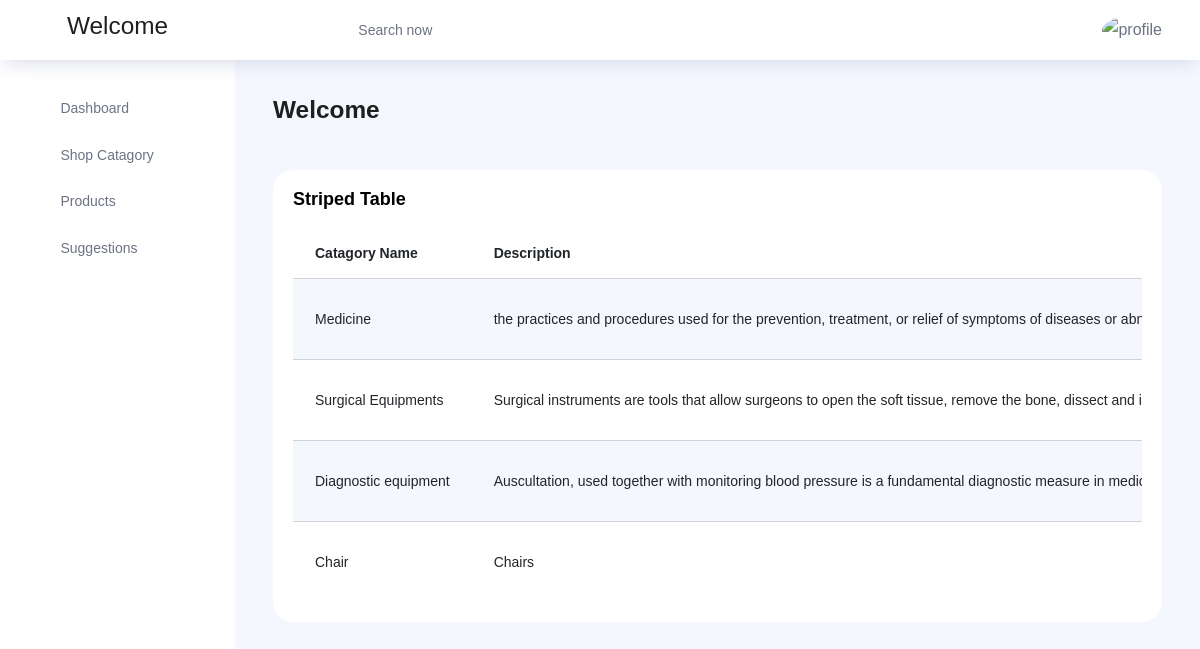
Screenshot of /ShopApp/cat_display/ with the database file from the repository.
### ShopApp/models.py (models this page shows)
class catdb(models.Model):
    name = models.CharField(max_length=50,null=True,blank=True)
    description = models.CharField(max_length=200,null=True,blank=True)
    image = models.ImageField(upload_to="profile",null=True,blank=True)

### ShopApp/views.py (the view)
# urls.py: path('cat_display/',views.cat_display,name="cat_display"),
def cat_display(request):
    data = catdb.objects.all()
    return  render(request,"CatDisplay.html",{'data':data})

### ShopApp/templates/CatDisplay.html (shortened to what this page needs)
<!DOCTYPE html>
{% extends 'index.html' %}
{% block content %}
<html lang="en">
<head>
</head>
<body>
<div class="card">
                <div class="card-body">
                  <h4 class="card-title">Striped Table</h4>
                  <div class="table-responsive">
                    <table class="table table-striped">
                      <thead>
                        <tr>
                          <th>
                           Catagory Name
                          </th>
                          <th>
                            Description
                          </th>
                        </tr>
                      </thead>
                      <tbody>
                      {% for i in data %}
                        <tr>
                          <td>
                            {{i.name}}
                          </td>
                          <td>
                            {{i.description}}
                          </td>
                        </tr>
                      {% endfor %}
                      </tbody>
                    </table>
                  </div>
                </div>
              </div>
</body>
</html>
{% endblock %}

### ShopApp/templates/index.html (shortened to what this page needs)
<!DOCTYPE html>
{% load static %}
<html lang="en">
<head>
  <link rel="stylesheet" href="{% static 'vendors/feather/feather.css' %}">
  <link rel="stylesheet" href="{% static 'vendors/ti-icons/css/themify-icons.css' %}">
  <link rel="stylesheet" href="{% static 'vendors/css/vendor.bundle.base.css' %}">
  <link rel="stylesheet" href="{% static 'vendors/datatables.net-bs4/dataTables.bootstrap4.css' %}">
  <link rel="stylesheet" href="{% static 'vendors/ti-icons/css/themify-icons.css' %}">
  <link rel="stylesheet" type="{% static 'text/css" href="js/select.dataTables.min.css' %}">
  <link rel="stylesheet" href="{% static 'css/vertical-layout-light/style.css' %}">
</head>
<body>
  <div class="container-scroller">
    <nav class="navbar col-lg-12 col-12 p-0 fixed-top d-flex flex-row">
      <div class="text-center navbar-brand-wrapper d-flex align-items-center justify-content-center">
        <h3>Welcome</h3>
      </div>
      <div class="navbar-menu-wrapper d-flex align-items-center justify-content-end">
        <button class="navbar-toggler navbar-toggler align-self-center" type="button" data-toggle="minimize">
          <span class="icon-menu"></span>
        </button>
        <ul class="navbar-nav mr-lg-2">
          <li class="nav-item nav-search d-none d-lg-block">
            <div class="input-group">
              <div class="input-group-prepend hover-cursor" id="navbar-search-icon">
                <span class="input-group-text" id="search">
                  <i class="icon-search"></i>
                </span>
              </div>
              <input type="text" class="form-control" id="navbar-search-input" placeholder="Search now" aria-label="search" aria-describedby="search">
            </div>
          </li>
        </ul>
        <ul class="navbar-nav navbar-nav-right">
          <li class="nav-item nav-profile dropdown">
            <a class="nav-link dropdown-toggle" href="#" data-toggle="dropdown" id="profileDropdown">
              <img src="{% static 'images/faces/face28.jpg' %}" alt="profile"/>
            </a>
          </li>
        </ul>
      </div>
    </nav>
    <div class="container-fluid page-body-wrapper">
      <nav class="sidebar sidebar-offcanvas" id="sidebar">
        <ul class="nav">
          <li class="nav-item">
            <a class="nav-link" href="{% url 'bookingsss' %}">
              <i class="icon-grid menu-icon"></i>
              <span class="menu-title">Dashboard</span>
            </a>
          </li>
          <li class="nav-item">
            <a class="nav-link" data-toggle="collapse" href="#ui-basic" aria-expanded="false" aria-controls="ui-basic">
              <i class="icon-layout menu-icon"></i>
              <span class="menu-title">Shop Catagory</span>
              <i class="menu-arrow"></i>
            </a>
          </li>
           <li class="nav-item">
            <a class="nav-link" data-toggle="collapse" href="#form-elements" aria-expanded="false" aria-controls="form-elements">
              <i class="icon-columns menu-icon"></i>
              <span class="menu-title">Products</span>
              <i class="menu-arrow"></i>
            </a>
          </li>
          <li class="nav-item">
            <a class="nav-link" href="{% url 'contact_suggestion' %}">
              <i class="icon-grid menu-icon"></i>
              <span class="menu-title">Suggestions</span>
            </a>
          </li>
          </ul>
      </nav>
      <div class="main-panel">
        <div class="content-wrapper">
          <div class="row">
            <div class="col-md-12 grid-margin">
              <div class="row">
                <div class="col-12 col-xl-8 mb-4 mb-xl-0">
                  <h3 class="font-weight-bold">Welcome</h3>
                </div>
              </div>
            </div>
          </div>
          {% block content %}{% endblock %}
      </div>
    </div>
  </div>
</body>
</html>

### rows the page displays
catdb: name "Medicine", description "the practices and procedures used for the prevention, treatment, or relief of symptoms of diseases or…"
catdb: name "Surgical Equipments", description "Surgical instruments are tools that allow surgeons to open the soft tissue, remove the bone, dissect and…"
catdb: name "Diagnostic equipment", description "Auscultation, used together with monitoring blood pressure is a fundamental diagnostic measure in…"
catdb: name "Chair", description "Chairs"
